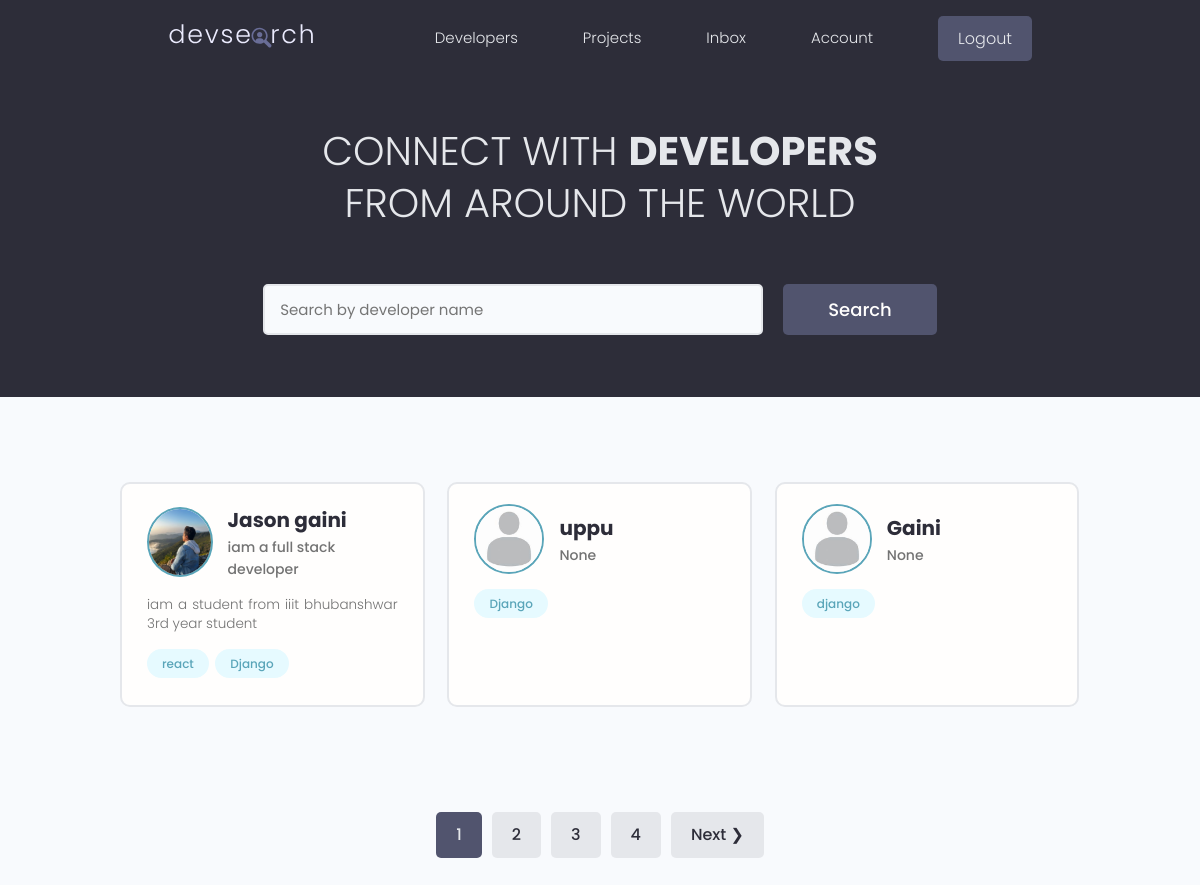
The app's page / (signed in) with its own data.
### users/models.py (models this page shows, shortened)
class Profile(models.Model):
    user = models.OneToOneField(User, on_delete=models.CASCADE,null=True,blank=True)
    name = models.CharField(max_length=200,blank=True,null=True)
    email = models.EmailField(max_length=500,blank=True,null=True)
    username =models.CharField(max_length=200,blank=True,null=True)
    location =models.CharField(max_length=200,blank=True,null=True)
    short_intro = models.CharField(max_length=200,blank=True,null=True)
    bio =models.TextField(blank=True,null=True)
    profile_image=models.ImageField(null=True,blank=True,upload_to='profiles/',default='profiles/default.jpg')
    social_github = models.CharField(max_length=200,blank=True,null=True)
    social_twitter = models.CharField(max_length=200,blank=True,null=True)
    social_linkedin = models.CharField(max_length=200,blank=True,null=True)
    social_youtube = models.CharField(max_length=200,blank=True,null=True)
    social_website = models.CharField(max_length=200,blank=True,null=True)
    created = models.DateTimeField(auto_now_add=True)
    id = models.UUIDField(default=uuid.uuid4,unique=True,primary_key=True,editable=False)

class Skill(models.Model):
    owner =models.ForeignKey(Profile,on_delete=models.CASCADE,null=True,default=True)
    name=models.CharField(max_length=200,null=True,default=True)
    description = models.TextField(null=True,blank=True)
    created = models.DateTimeField(auto_now_add=True)
    id = models.UUIDField(default=uuid.uuid4,unique=True,primary_key=True,editable=False)
    def __str__(self):
        return str(self.name)

### users/views.py (the view)
# urls.py: path('',views.profiles,name="profiles"),
def profiles(request):
    profiles,search_query = searchProfiles(request)
    custom_range,profiles =paginateProfiles(request,profiles,3)
    context = {'profiles': profiles, 'search_query': search_query, 'custom_range':custom_range}
    return render(request, 'users/profiles.html', context)

### users/utils.py (called while the page is built, shortened)
def paginateProfiles(request,profiles,results):
    page = int(request.GET.get('page', 1))  # Convert 'page' to an integer
    paginator = Paginator(profiles, results)
    try:
        profiles = paginator.page(page)
    except PageNotAnInteger:
        page = 1
        profiles = paginator.page(page)
    except EmptyPage:
        page = paginator.num_pages
        profiles = paginator.page(page)
    num_pages = paginator.num_pages
    max_display_pages = 5  # Number of pages to display in pagination
    half_max_display_pages = max_display_pages // 2
    leftIndex = max(1, page - half_max_display_pages)
    rightIndex = min(num_pages + 1, leftIndex + max_display_pages)
    if rightIndex - leftIndex < max_display_pages:
        leftIndex = max(1, rightIndex - max_display_pages)
    custom_range = range(leftIndex, rightIndex)
    return custom_range, profiles

def searchProfiles(request):
    search_query = request.GET.get('search_query', '')
    profiles = Profile.objects.all()
    return profiles, search_query

### users/templates/users/profiles.html (shortened to what this page needs)
{% extends 'main.html' %}
{% block content %}
<main class="home">
    <section class="hero-section text-center">
      <div class="container container--narrow">
        <div class="hero-section__box">
          <h2>CONNECT WITH <span>DEVELOPERS</span></h2>
          <h2>FROM AROUND THE WORLD</h2>
        </div>
        <div class="hero-section__search">
          <form id="searchForm" class="form" action="{% url 'profiles' %}" method="get">
            <div class="form__field">
              <input class="input input--text" id="formInput#search" type="text" name="search_query"
               value="{{search_query}}" placeholder="Search by developer name" />
            </div>
            <input class="btn btn--sub btn--lg" type="submit" value="Search" />
          </form>
        </div>
      </div>
    </section>
    <section class="devlist">
      <div class="container">
        <div class="grid grid--three">
          {% for profile in profiles %}
          <div class="column card">
            <div class="dev">
              <a href="{% url 'user-profile' profile.id %}" class="card__body">
                <div class="dev__profile">
                  <img class="avatar avatar--md" src="{{profile.profile_image.url}}" alt="image" />
                  <div class="dev__meta">
                    <h3>{{profile.name}}</h3>
                    <h5>{{profile.short_intro|slice:"60"}}</h5>
                  </div>
                </div>
                <p class="dev__info">{{profile.bio|slice:"150"}}</p>
                <div class="dev__skills">
                    {% for skill in profile.skill_set.all|slice:"5" %}
                  <span class="tag tag--pill tag--main">
                    <small>{{skill}}</small>
                  </span>
                  {% endfor %}
                </div>
              </a>
            </div>
          </div>
          {% endfor %}
        </div>
      </div>
    </section>
    {% include 'pagination.html' with queryset=profiles custom_range=custom_range %}
  </main>
{% endblock content %}

### static/styles/app.css (style rules this page uses)
:root { --color-sub: #2d2d39; }
.btn--sub { background-color: var(--color-sub-light); }
.card { border: 2px solid var(--color-light); }
img { width: 100%; }
.hero-section { height: 40vh; display: flex; align-items: center; background-color: var(--color-sub); }
.hero-section__box { margin-bottom: 4rem; }
.hero-section__box > h2, .hero-section__box > h2 > span { font-size: 4rem; color: var(--color-light); line-height: 1.3; text-transform: uppercase; }
.hero-section__box > h2 { font-weight: 300; }
.hero-section__box > h2 > span { font-weight: 700; }
.hero-section__search > .form { display: flex; align-items: center; justify-content: center; gap: 2rem; }
.hero-section__search > .form input.input--text { width: 50rem; }
.devlist { margin-top: 8rem; }
.devlist .grid { align-items: stretch; }
.devlist .dev .dev__profile { display: flex; align-items: center; gap: 1.5rem; }
.devlist .dev .dev__meta h3 { color: var(--color-sub); font-size: 2rem; font-weight: 700; }
.devlist .dev .dev__meta h5 { color: var(--color-text); font-size: 1.4rem; font-weight: 500; }
.devlist .dev .dev__info { margin: 1.5rem 0; font-size: 1.35rem; line-height: 1.4; text-align: justify; }

### static/uikit/styles/modules/_variables.css (style rules this page uses)
:root { --color-main: #5aa5b9; --color-main-light: #e6faff; --color-sub: #3f4156; --color-sub-light: #51546e; --color-sub-lighter: #ededfd; --color-text: #737373; --color-gray: #8b8b8b; --color-light: #e5e7eb; --color-light-gray: #767676; --color-bg: #f8fafd; --color-white: #fffefd; --color-white-light: #f3f3f3; --color-success: #359e64; --color-success-bg: #def8e8; --color-error: #fc4b0b; --color-error-bg: #fff2ee; --font-base: 'Poppins', arial, helvetica, 'Segoe UI', roboto, ubuntu, sans-serif; --font-monospace: 'Fira Code', 'Courier New', courier, monospace; --font-regular: 300; --font-medium: 500; --font-bold: 700; --generic-shadow: 1px 1px 5px #00000010; --generic-transition: all 0.3s ease-in-out; }

### static/uikit/styles/modules/_base.css (style rules this page uses)
* { margin: 0; padding: 0; box-sizing: border-box; text-rendering: optimizeLegibility; color: inherit; font-size: inherit; }
html { font-size: 50%; }
@media only screen and (min-width: 480px) { html { font-size: 56.25%; } }
@media only screen and (min-width: 1200px) { html { font-size: 62.5%; } }
body { line-height: 1.6; font-weight: 400; font-size: 1.5rem; color: var(--color-text); background-color: var(--color-bg); min-height: 100vh; }

### static/uikit/styles/modules/_typography.css (style rules this page uses)
* { font-family: var(--font-base); }
h2 { font-size: 3.6rem; font-weight: var(--font-bold); }
h3 { font-size: 3.2rem; font-weight: var(--font-medium); }
h5 { font-size: 2.4rem; font-weight: var(--font-medium); }
h5, h6 { font-weight: var(--font-regular); }
p, span, strong { font-size: 1.6rem; color: var(--color-text); font-weight: var(--font-regular); }
a { padding-bottom: 2px; text-decoration: none; display: inline-block; color: var(--color-main); font-weight: var(--font-medium); }

### static/uikit/styles/modules/_utilities.css (style rules this page uses)
.container { width: 92%; max-width: 165rem; margin: 0 auto; box-sizing: border-box; }
.container--narrow { width: 92%; max-width: 120rem; }
@media screen and (min-width: 1000px) { .container { width: 90%; } }
@media screen and (min-width: 1000px) { .container--narrow { width: 85%; } }
@media screen and (min-width: 1200px) { .container { width: 80%; } }
@media screen and (min-width: 1200px) { .container--narrow { width: 72%; } }
.text-center { text-align: center; }

### static/uikit/styles/modules/_avatar.css (style rules this page uses)
.avatar { border-radius: 50%; border: 2px solid var(--color-main); object-fit: cover; }
.avatar--md { height: 7rem; width: 7rem; }

### static/uikit/styles/modules/_button.css (style rules this page uses)
.btn { display: inline-block; position: relative; cursor: pointer; background-color: var(--color-light); font-weight: var(--font-medium); color: var(--color-sub); text-decoration: none; padding: 1rem 2rem; border-radius: 0.5rem; border: none; width: -webkit-fit-content; width: -moz-fit-content; width: fit-content; height: -webkit-fit-content; height: -moz-fit-content; height: fit-content; font-size: 1.6rem; outline-width: 0; outline-color: transparent; -webkit-backface-visibility: hidden; backface-visibility: hidden; transition: all 0.3s ease-in-out; }
.btn--sub { background-color: var(--color-sub); color: var(--color-white); }
.btn--lg { font-size: 1.8rem; padding: 1.2rem 4.5rem; }

### static/uikit/styles/modules/_card.css (style rules this page uses)
.card { border-radius: 1rem; background-color: var(--color-white); border: 1.5px solid var(--color-light); width: auto; height: auto; margin-top: 0.5rem; margin-bottom: 0.5rem; overflow: hidden; }
.card__body, .card__header { padding: 2rem 2.5rem; }

### records on screen
Profile: profile_image (picture), name "Jason gaini", short_intro "iam a full stack developer", bio "iam a student from iiit bhubanshwar 3rd year student"
Skill: name "react"
Skill: name "Django"
Profile: profile_image (placeholder picture), name "uppu", short_intro "None"
Skill: name "Django"
Profile: profile_image (placeholder picture), name "Gaini", short_intro "None"
Skill: name "django"

### other values on screen
{{ page }} "1" "2" "3" "4"
